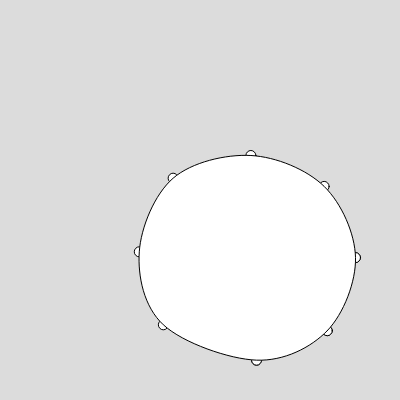
Frame 1 (no input)
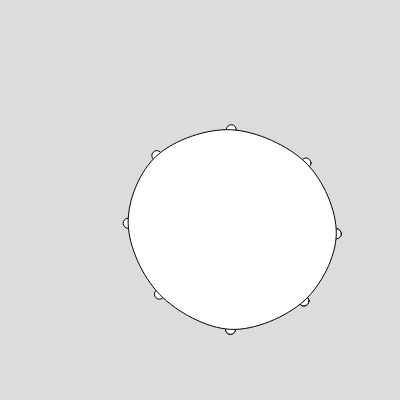
Frame 60 (no input)
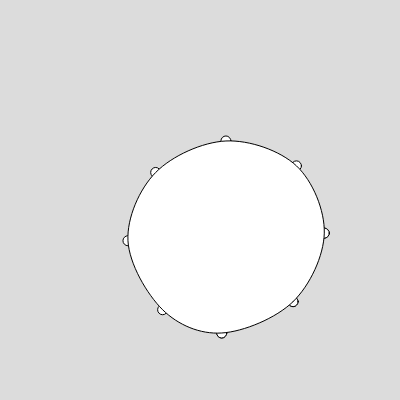
Frame 120 (the mouse pressed at the canvas centre since frame 60)

The p5.js sketch that drew these frames (run headless with seeded random() and noise() and a simulated clock; from frame 60 on, the mouse is pressed at the canvas centre):

// p5.js sketch
// ── sketch.js
function setup() {
    createCanvas(400, 400);
    angleMode(DEGREES);
}

function draw() {
    background(220);
    translate(width / 2, height / 2);
    let count = 8;
    let angle = 360 / count;
    let theta = 0;
    let r = 100;

    beginShape();
    for (let i = 0; i < count + 3; i++) {
        let x = r * sin(theta);
        let y = r * cos(theta);

        x += noise(frameCount / 90, 100 + (i % count) / 10) * 90;
        y += noise(frameCount / 90, (i % count) / 10) * 90;

        curveVertex(x, y);
        circle(x, y, 10);

        theta += angle;
    }
    endShape();
}
